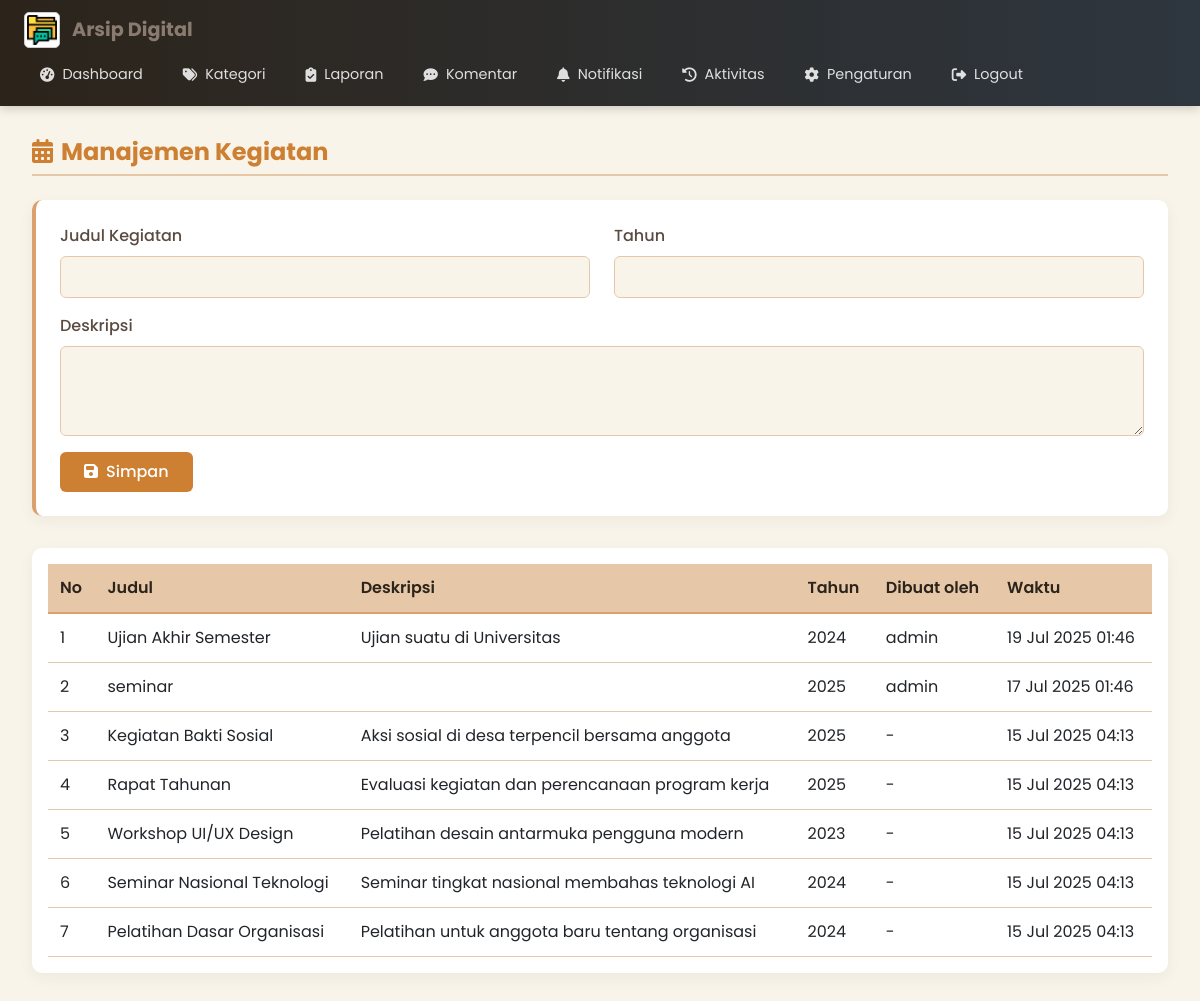
/admin/event.php (signed in), run on the app's committed database.
### tables this page shows
CREATE TABLE `events` (
  `id` int(11) NOT NULL,
  `title` varchar(100) NOT NULL,
  `description` text DEFAULT NULL,
  `event_year` year(4) DEFAULT NULL,
  `created_by` int(11) DEFAULT NULL,
  `created_at` timestamp NOT NULL DEFAULT current_timestamp()
);

CREATE TABLE `users` (
  `id` int(11) NOT NULL,
  `username` varchar(50) NOT NULL,
  `email` varchar(100) DEFAULT NULL,
  `password` varchar(255) NOT NULL,
  `role` enum('admin','user') DEFAULT 'user',
  `created_at` timestamp NOT NULL DEFAULT current_timestamp()
);

### src/admin/event.php (the view, shortened to what this page needs)
<?php
include '../includes/header_admin.php';
$events = $conn->query("SELECT e.*, u.username FROM events e LEFT JOIN users u ON e.created_by = u.id ORDER BY e.id DESC");
?>
<!DOCTYPE html>
<html lang="id">
<head>
</head>
<body>
    <div class="page-container">
        <h4 class="page-title">
            <i class="fas fa-calendar-alt me-2"></i>Manajemen Kegiatan
        </h4>
        <div class="card-form">
            <form method="POST">
                <div class="row">
                    <div class="col-md-6 mb-3">
                        <label class="form-label">Judul Kegiatan</label>
                        <input type="text" name="title" class="form-control" required>
                    </div>
                    <div class="col-md-6 mb-3">
                        <label class="form-label">Tahun</label>
                        <input type="number" name="year" min="2000" max="2100" class="form-control" required>
                    </div>
                </div>
                <div class="mb-3">
                    <label class="form-label">Deskripsi</label>
                    <textarea name="description" class="form-control" rows="3"></textarea>
                </div>
                <button type="submit" class="btn btn-primary">
                    <i class="fas fa-save me-2"></i>Simpan
                </button>
            </form>
        </div>
        <div class="table-container">
            <table class="table table-hover">
                <thead>
                    <tr>
                        <th>No</th>
                        <th>Judul</th>
                        <th>Deskripsi</th>
                        <th>Tahun</th>
                        <th>Dibuat oleh</th>
                        <th>Waktu</th>
                    </tr>
                </thead>
                <tbody>
                    <?php $no = 1; while ($e = $events->fetch_assoc()): ?>
                    <tr>
                        <td><?= $no++ ?></td>
                        <td><?= htmlspecialchars($e['title']) ?></td>
                        <td><?= htmlspecialchars($e['description']) ?></td>
                        <td><?= $e['event_year'] ?></td>
                        <td><?= $e['username'] ?? '-' ?></td>
                        <td><?= date('d M Y H:i', strtotime($e['created_at'])) ?></td>
                    </tr>
                    <?php endwhile; ?>
                </tbody>
            </table>
        </div>
    </div>
    <?php include '../includes/footer.php'; ?>
</body>
</html>

### src/includes/header_admin.php (style rules this page uses)
:root { --twilight-dark: #39444E; --twilight-bronze: #8B6B4D; --twilight-accent: #C19A6B; --twilight-light: #D4B78F; --twilight-bg: #F5EFE6; }
body { background-color: var(--twilight-bg); }

### src/admin/event.php (style rules this page uses)
:root { --twilight-dark: #2C241B; --twilight-medium: #5A4A3F; --twilight-light: #8A7B70; --bronze-dark: #CD7F32; --bronze-medium: #DAA06D; --bronze-light: #E6C7A8; --ivory: #F8F4E9; --text-dark: #2C241B; --text-light: #5A4A3F; }
body { font-family: 'Poppins', sans-serif; background-color: var(--ivory); color: var(--text-dark); }
.page-container { max-width: 1200px; margin: 0 auto; padding: 2rem; }
.page-title { color: var(--bronze-dark); font-weight: 700; margin-bottom: 1.5rem; padding-bottom: 0.5rem; border-bottom: 2px solid var(--bronze-light); }
.card-form { background: white; border-radius: 10px; padding: 1.5rem; margin-bottom: 2rem; box-shadow: 0 5px 15px rgba(44, 36, 27, 0.05); border-left: 4px solid var(--bronze-medium); }
.form-label { font-weight: 500; color: var(--twilight-medium); margin-bottom: 0.5rem; }
.form-control { background-color: var(--ivory); border: 1px solid var(--bronze-light); border-radius: 6px; padding: 0.5rem 1rem; transition: all 0.2s ease; }
.btn-primary { background-color: var(--bronze-dark); border: none; padding: 0.5rem 1.5rem; border-radius: 6px; font-weight: 500; transition: all 0.2s ease; }
.table-container { background: white; border-radius: 10px; padding: 1rem; box-shadow: 0 5px 15px rgba(44, 36, 27, 0.05); overflow-x: auto; }
.table { margin-bottom: 0; }
.table thead th { background-color: var(--bronze-light); color: var(--twilight-dark); font-weight: 600; border-bottom: 2px solid var(--bronze-medium); }
.table tbody tr:nth-child(even) { background-color: rgba(218, 160, 109, 0.05); }
.table td, .table th { padding: 0.75rem; vertical-align: middle; border-color: var(--bronze-light); }

### data on the page
events: title "Ujian Akhir Semester", description "Ujian suatu di Universitas", event_year "2024", created_by.username "admin", created_at "19 Jul 2025 01:46"
events: title "seminar", event_year "2025", created_by.username "admin", created_at "17 Jul 2025 01:46"
events: title "Kegiatan Bakti Sosial", description "Aksi sosial di desa terpencil bersama anggota", event_year "2025", username "-", created_at "15 Jul 2025 04:13"
events: title "Rapat Tahunan", description "Evaluasi kegiatan dan perencanaan program kerja", event_year "2025", username "-", created_at "15 Jul 2025 04:13"
events: title "Workshop UI/UX Design", description "Pelatihan desain antarmuka pengguna modern", event_year "2023", username "-", created_at "15 Jul 2025 04:13"
events: title "Seminar Nasional Teknologi", description "Seminar tingkat nasional membahas teknologi AI", event_year "2024", username "-", created_at "15 Jul 2025 04:13"
events: title "Pelatihan Dasar Organisasi", description "Pelatihan untuk anggota baru tentang organisasi", event_year "2024", username "-", created_at "15 Jul 2025 04:13"

### other printed values
$setting['nama_aplikasi'] "Arsip Digital"
